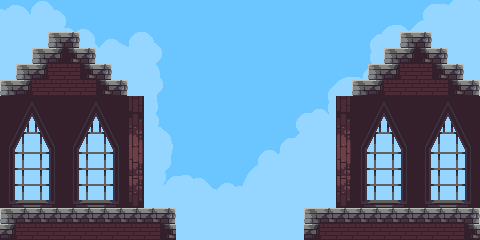

This game map was drawn from its Tiled (.tmx) file and the tilesets committed beside it. A one-line description and the full map source follow:
An orthogonal 30x15 tile map with 16x16 px tiles, 2 tile layers (Map, Ground), 1 image layer and 2 objects.

<map version="1.2" tiledversion="2019.11.20" orientation="orthogonal" renderorder="right-down" compressionlevel="0" width="30" height="15" tilewidth="16" tileheight="16" infinite="0" nextlayerid="6" nextobjectid="5">
 <tileset firstgid="1" source="../Tilesets/Temp_tileset.tsx" />
 <imagelayer id="2" name="Background" offsetx="-6.82491" offsety="-3.41245">
  <image source="../Images/Temp_image_1.png" width="496" height="272" />
 </imagelayer>
 <layer id="3" name="Map" width="30" height="15">
  <data encoding="csv">
0,0,0,0,0,0,0,0,0,0,0,0,0,0,0,0,0,0,0,0,0,0,0,0,0,0,0,0,0,0,
0,0,0,0,0,0,0,0,0,0,0,0,0,0,0,0,0,0,0,0,0,0,0,0,0,0,0,0,0,0,
0,0,0,25,5,0,0,0,0,0,0,0,0,0,0,0,0,0,0,0,0,0,0,0,0,25,5,0,0,0,
0,0,25,26,28,5,0,0,0,0,0,0,0,0,0,0,0,0,0,0,0,0,0,0,25,26,28,5,0,0,
0,25,26,50,49,28,29,0,0,0,0,0,0,0,0,0,0,0,0,0,0,0,0,25,26,50,49,28,29,0,
25,26,50,51,51,51,28,5,0,0,0,0,0,0,0,0,0,0,0,0,0,0,25,26,50,51,51,51,28,5,
139,140,141,142,139,140,141,142,1,0,0,0,0,0,0,0,0,0,0,0,0,1,139,140,141,142,139,140,141,142,
162,163,164,165,162,163,164,165,24,0,0,0,0,0,0,0,0,0,0,0,0,24,162,163,164,165,162,163,164,165,
185,186,187,188,185,186,187,188,47,0,0,0,0,0,0,0,0,0,0,0,0,47,185,186,187,188,185,186,187,188,
208,209,210,211,208,209,210,211,70,0,0,0,0,0,0,0,0,0,0,0,0,70,208,209,210,211,208,209,210,211,
231,232,233,234,231,232,233,234,93,0,0,0,0,0,0,0,0,0,0,0,0,93,231,232,233,234,231,232,233,234,
254,255,256,257,254,255,256,257,93,0,0,0,0,0,0,0,0,0,0,0,0,93,254,255,256,257,254,255,256,257,
277,278,279,280,277,278,279,280,116,0,0,0,0,0,0,0,0,0,0,0,0,116,277,278,279,280,277,278,279,280,
0,0,0,0,0,0,0,0,0,0,0,0,0,0,0,0,0,0,0,0,0,0,0,0,0,0,0,0,0,0,
0,0,0,0,0,0,0,0,0,0,0,0,0,0,0,0,0,0,0,0,0,0,0,0,0,0,0,0,0,0
</data>
 </layer>
 <layer id="1" name="Ground" width="30" height="15">
  <data encoding="csv">
0,0,0,0,0,0,0,0,0,0,0,0,0,0,0,0,0,0,0,0,0,0,0,0,0,0,0,0,0,0,
0,0,0,0,0,0,0,0,0,0,0,0,0,0,0,0,0,0,0,0,0,0,0,0,0,0,0,0,0,0,
0,0,0,0,0,0,0,0,0,0,0,0,0,0,0,0,0,0,0,0,0,0,0,0,0,0,0,0,0,0,
0,0,0,0,0,0,0,0,0,0,0,0,0,0,0,0,0,0,0,0,0,0,0,0,0,0,0,0,0,0,
0,0,0,0,0,0,0,0,0,0,0,0,0,0,0,0,0,0,0,0,0,0,0,0,0,0,0,0,0,0,
0,0,0,0,0,0,0,0,0,0,0,0,0,0,0,0,0,0,0,0,0,0,0,0,0,0,0,0,0,0,
0,0,0,0,0,0,0,0,0,0,0,0,0,0,0,0,0,0,0,0,0,0,0,0,0,0,0,0,0,0,
0,0,0,0,0,0,0,0,0,0,0,0,0,0,0,0,0,0,0,0,0,0,0,0,0,0,0,0,0,0,
0,0,0,0,0,0,0,0,0,0,0,0,0,0,0,0,0,0,0,0,0,0,0,0,0,0,0,0,0,0,
0,0,0,0,0,0,0,0,0,0,0,0,0,0,0,0,0,0,0,0,0,0,0,0,0,0,0,0,0,0,
0,0,0,0,0,0,0,0,0,0,0,0,0,0,0,0,0,0,0,0,0,0,0,0,0,0,0,0,0,0,
0,0,0,0,0,0,0,0,0,0,0,0,0,0,0,0,0,0,0,0,0,0,0,0,0,0,0,0,0,0,
0,0,0,0,0,0,0,0,0,0,0,0,0,0,0,0,0,0,0,0,0,0,0,0,0,0,0,0,0,0,
3,4,4,4,4,4,4,4,4,4,5,0,0,0,0,0,0,0,0,3,4,4,4,4,4,4,4,4,4,5,
26,27,27,27,27,27,27,27,27,27,28,0,0,0,0,0,0,0,0,26,27,27,27,27,27,27,27,27,27,28
</data>
 </layer>
 <objectgroup id="5" name="Collision">
  <object id="1" x="0" y="208" width="176" height="32">
   <properties>
    <property name="name" value="collider" />
   </properties>
  </object>
  <object id="2" x="304" y="208" width="176" height="32">
   <properties>
    <property name="name" value="collider" />
   </properties>
  </object>
 </objectgroup>
</map>
